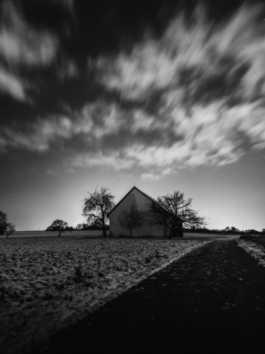
#> input picture house-downsampled.png, 265 x 354 px
$ jupyter execute --allow-errors 3_Agamdeep_20021.ipynb   (older library calls are emulated)
#> lines starting #> are read from the running program, lines starting #| are printed output that depends on the picture
[cell 1]
import numpy as np
import matplotlib.pyplot as plt
from scipy.interpolate import interp2d

q1

[cell 2]
w = np.array([[1,2,1],[2,4,2],[1,2,1]])

[cell 3]
x = np.array([0,1,2])
y=x

[cell 4]
X, Y = np.meshgrid(x,y)
X,Y

[cell 5]
fig = plt.figure()
#> (the rest of this cell did not finish here and is left out)

[cell 6]
x_new = np.linspace(0,2,30)
y_new = np.linspace(0,2,30)

X_new, Y_new = np.meshgrid(x_new, y_new)

#> (the rest of this cell did not finish here and is left out)

#> (a cell that did not finish here is left out)

[cell 8]
fig = plt.figure()
#> (the rest of this cell did not finish here and is left out)

[cell 9]
from scipy import ndimage

[cell 10]
f = np.array([[0,0,0,0,0],[0,0,1,0,0],[0,0,1,0,0],[0,0,1,0,0],[0,0,0,0,0]])

[cell 11]
def imgconv(f,w):
    return ndimage.convolve(f,w, mode='constant', cval=0.0)

imgconv(f,w)

[cell 12]
plt.imshow(f)

[cell 13]
plt.imshow(imgconv(f,w))

q2

[cell 14]
import skimage.io
import cv2

[cell 15]
img = cv2.imread('house-downsampled.png')
#> img is the input picture: shape (354, 265, 3); min 6, max 227, mean 74

[cell 16]
img = cv2.cvtColor(img, cv2.COLOR_BGR2GRAY)
#> img: shape (354, 265)
plt.imshow(img, cmap='gray')

[cell 17]
three_filter = np.ones((3,3))/9
five_filter = np.ones((5,5))/25
eleven_filter = np.ones((11,11))/121

[cell 18]
im1 = cv2.filter2D(img, -1, three_filter)
im2 = cv2.filter2D(img, -1, five_filter)
im3 = cv2.filter2D(img, -1, eleven_filter)

[cell 19]
fig , (ax1,ax2,ax3,ax4) = plt.subplots(1,4, sharey= True, figsize=(20,20))
ax1.imshow(img, cmap='gray')
ax2.imshow(im1, cmap='gray')
ax3.imshow(im2, cmap='gray')
ax4.imshow(im3, cmap='gray')

[cell 20]
I_gaussian_blur1 = cv2.GaussianBlur(img,(3,3),2,cv2.BORDER_DEFAULT)
I_gaussian_blur2 = cv2.GaussianBlur(img,(3,3),7,cv2.BORDER_DEFAULT)
I_gaussian_blur3 = cv2.GaussianBlur(img,(5,5),2,cv2.BORDER_DEFAULT)
I_gaussian_blur4 = cv2.GaussianBlur(img,(5,5),7,cv2.BORDER_DEFAULT)
I_gaussian_blur5 = cv2.GaussianBlur(img,(11,11),2,cv2.BORDER_DEFAULT)
I_gaussian_blur6 = cv2.GaussianBlur(img,(11,11),7,cv2.BORDER_DEFAULT)

fig, axs = plt.subplots(3,2, figsize=(20,20), sharey=True)

#ax1.imshow(img, cmap='gray')
axs[0,0].imshow(I_gaussian_blur1, cmap='gray')
axs[0,1].imshow(I_gaussian_blur2, cmap='gray')
axs[1,0].imshow(I_gaussian_blur3, cmap='gray')
axs[1,1].imshow(I_gaussian_blur4, cmap='gray')
axs[2,0].imshow(I_gaussian_blur5, cmap='gray')
axs[2,1].imshow(I_gaussian_blur6, cmap='gray')

[cell 21]
test = np.zeros((7,7))
test[3,3]=1
plt.imshow(test, cmap='gray')

[cell 22]
blurred = cv2.GaussianBlur(test, (5,5),2)

[cell 23]
plt.imshow(blurred, cmap='gray')

[cell 24]
x = np.array([0,1,2,3,4,5,6])
y=x

X,Y = np.meshgrid(x,y)

[cell 25]
fig = plt.figure()
#> (the rest of this cell did not finish here and is left out)

[cell 26]
sobelx = cv2.Sobel(src=img, ddepth=cv2.CV_64F, dx=1, dy=0, ksize=3) # Sobel Edge Detection on the X axis

sobely = cv2.Sobel(src=img, ddepth=cv2.CV_64F, dx=0, dy=1, ksize=3) # Sobel Edge Detection on the Y axis
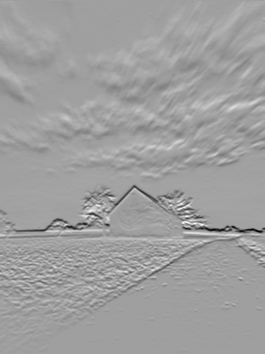
#> sobely: shape (354, 265) float64; min -679, max 408, mean -0.4; drawn with min black and max white
sobelxy = cv2.Sobel(src=img, ddepth=cv2.CV_64F, dx=1, dy=1, ksize=3)

[cell 27]
fig, (ax1,ax2,ax3,ax4) = plt.subplots(1,4, figsize=(15,15), sharey=True)
ax1.imshow(img, cmap='gray')
ax2.imshow(sobelx, cmap='gray')
ax3.imshow(sobely, cmap='gray')
ax4.imshow(sobelxy, cmap='gray')

[cell 28]
orientation = np.arctan2(sobely,sobelx)
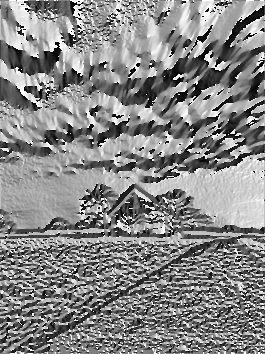
#> orientation: shape (354, 265) float64; min -3.14, max 3.14, mean 0.199; drawn with min black and max white

[cell 29]
plt.imshow(orientation, cmap='gray')

[cell 30]
r_Cross_x = np.array([[1,0],[0,-1]])
r_Cross_y = np.array([[0,1],[-1,0]])

[cell 31]
vertical_edges = ndimage.convolve(img/255, r_Cross_x)
horizontal_edges = ndimage.convolve(img/255, r_Cross_y)

gradient_img = np.sqrt(np.square(vertical_edges) + np.square(horizontal_edges),dtype='float')

[cell 32]
plt.imshow(gradient_img)

[cell 33]
fig, (ax1, ax2, ax3, ax4) = plt.subplots(1,4,figsize=(15,15),sharey=True)
ax1.imshow(img, cmap='gray')
ax2.imshow(vertical_edges, cmap='gray')
ax3.imshow(horizontal_edges, cmap='gray')
ax4.imshow(gradient_img, cmap='gray')

[cell 34]
p_x = np.array([[-1,0,1],[-1,0,1],[-1,0,1]])
p_y = np.array([[-1,-1,-1],[0,0,0],[1,1,1]])

[cell 35]
vertical_edges = ndimage.convolve(img/255, p_x)
horizontal_edges = ndimage.convolve(img/255, p_y)
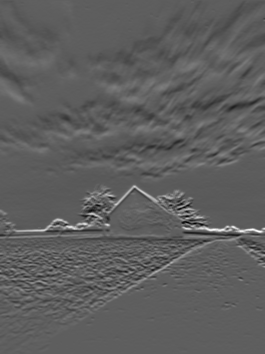
#> horizontal_edges: shape (354, 265) float64; min -1.16, max 1.98, mean 0.00107; drawn with min black and max white

gradient_img = np.sqrt(np.square(vertical_edges) + np.square(horizontal_edges),dtype='float')
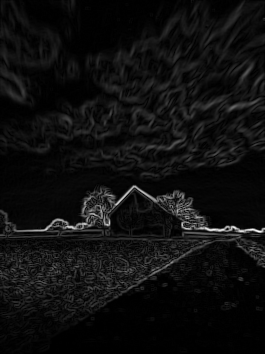
#> gradient_img: shape (354, 265) float64; min 0, max 2.04, mean 0.123; drawn with min black and max white

[cell 36]
plt.imshow(gradient_img)

[cell 37]
fig, (ax1, ax2, ax3, ax4) = plt.subplots(1,4,figsize=(15,15),sharey=True)
ax1.imshow(img, cmap='gray')
ax2.imshow(vertical_edges, cmap='gray')
ax3.imshow(horizontal_edges, cmap='gray')
ax4.imshow(gradient_img, cmap='gray')

[cell 38]
ddepth=cv2.CV_64F

[cell 39]
laplaced = cv2.Laplacian(img, ddepth, ksize=3)
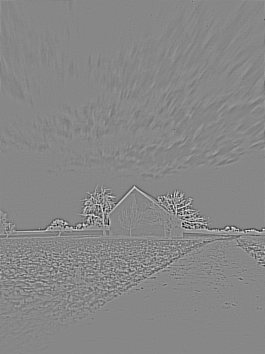
#> laplaced: shape (354, 265) float64; min -616, max 544, mean 0; drawn with min black and max white

plt.imshow(laplaced,cmap='gray')

[cell 40]
tiger = cv2.imread('tiger_noise.jpeg')
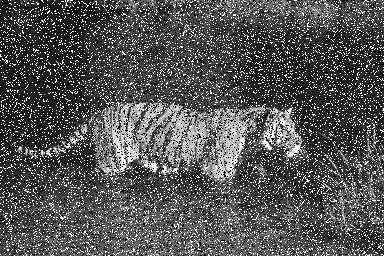
#> input picture tiger_noise.jpeg, 384 x 256 px
#> tiger is the input picture: shape (256, 384, 3); min 0, max 255, mean 86.1

[cell 41]
plt.imshow(tiger,cmap='gray')

[cell 42]
median_filtered = cv2.medianBlur(tiger,5)
plt.imshow(median_filtered, cmap='gray')

[cell 43]
smoothened_tiger = cv2.GaussianBlur(median_filtered/255, (3,3),0.5,cv2.BORDER_DEFAULT)
plt.imshow(smoothened_tiger, cmap='gray')

[cell 44]
x_grad = cv2.Sobel(smoothened_tiger, ddepth=ddepth, dx=1,dy=0,ksize=3)
y_grad = cv2.Sobel(smoothened_tiger, ddepth=ddepth, dx=0,dy=1,ksize=3)
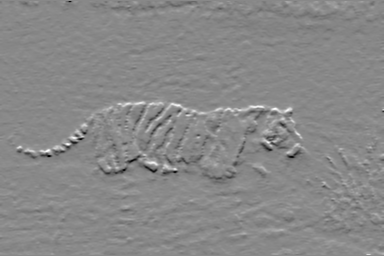
#> y_grad: shape (256, 384, 3) float64; min -1.94, max 1.69, mean 0.00225; drawn with min black and max white

mag_grad = np.sqrt(np.square(x_grad),np.square(y_grad))
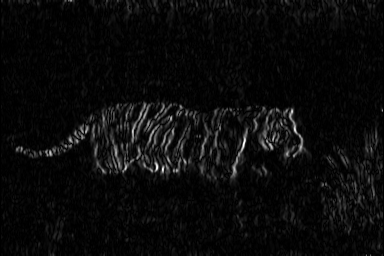
#> mag_grad: shape (256, 384, 3) float64; min 0, max 2.12, mean 0.0912; drawn with min black and max white
orientation_tiger = np.arctan(y_grad/x_grad)
#> orientation_tiger: shape (256, 384, 3) float64; 0.01% of the values are NaN or infinite; the others: min -1.57, max 1.57, mean 0.0203

[cell 45]
laplacian_tiger = cv2.Laplacian(smoothened_tiger, ddepth=ddepth, ksize=3)
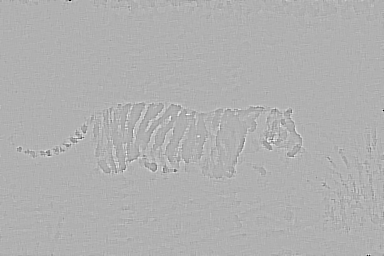
#> laplacian_tiger: shape (256, 384, 3) float64; min -3.82, max 1.69, mean -0.000207; drawn with min black and max white

[cell 46]
fig, axs = plt.subplots(4,2,sharey=True, figsize=(20,20))
axs[0,0].imshow(tiger, cmap='gray')
axs[0,1].imshow(smoothened_tiger, cmap='gray')
axs[1,0].imshow(smoothened_tiger, cmap='gray')
axs[1,0].imshow(x_grad, cmap='gray')
axs[1,1].imshow(y_grad, cmap='gray')
axs[2,0].imshow(mag_grad, cmap='gray')
axs[2,1].imshow(orientation_tiger, cmap='gray')
axs[3,0].imshow(laplacian_tiger, cmap='gray')
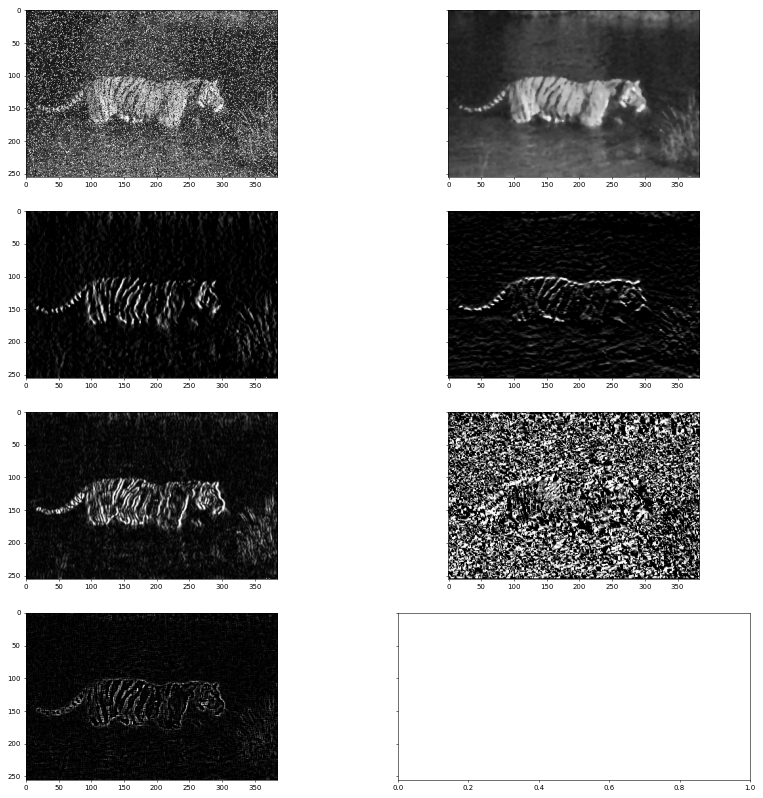
#> figure drawn by matplotlib, 7 panels; B, G, R data is drawn as R, G, B
